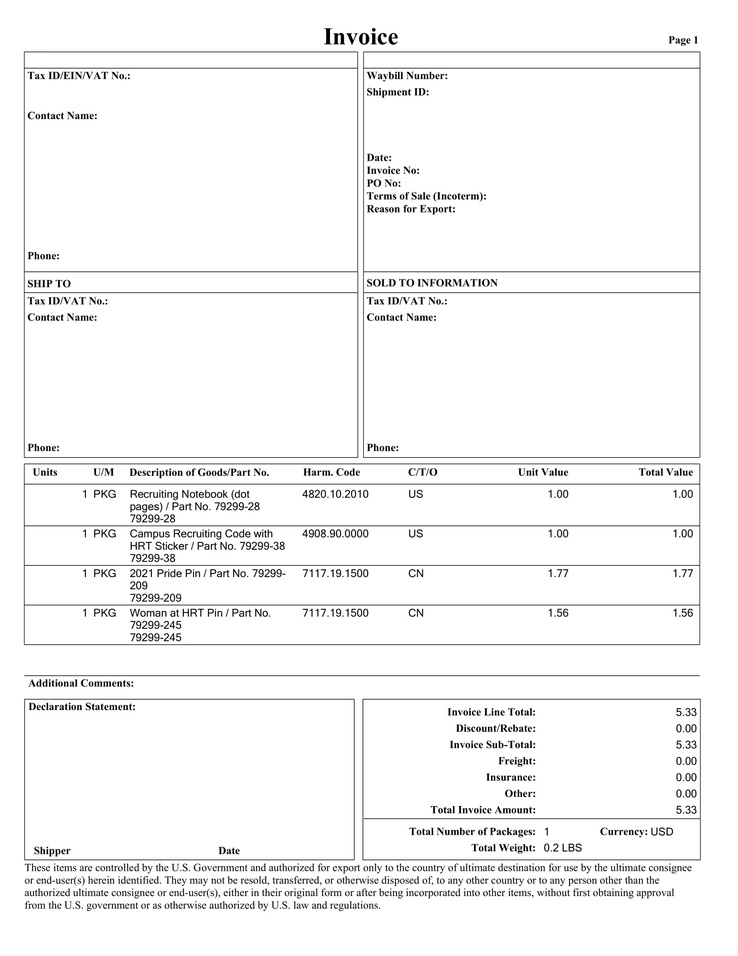
#> input picture pythonCode/template1.jpg, 738 x 956 px, shrunk from 1700 x 2200 before the run
$ python -i removewatermark.py   (imports and definitions only)
#> lines starting #> are read from the running program, lines starting #| are printed output that depends on the picture; after the words box and inside, x2 and y2 are one past the last pixel; in counts of white or black regions, pixels touching at a corner belong together
#> further down, picture is the input picture: shape (956, 738, 3); min 0, max 255, mean 245.9
import cv2
import numpy as np

def removeWatermark(img):
	'''
	Removes the watermark present in the image
	@param filename: name of image file
	@type filename: string

	'''
	# [7 lines of commented-out code are left out]
	gr = cv2.cvtColor(img, cv2.COLOR_BGR2GRAY)
	bg = gr.copy()

	# Apply morphological transformations
	for i in range(5):
		kernel2 = cv2.getStructuringElement(cv2.MORPH_ELLIPSE,
							(2 * i + 1, 2 * i + 1))
		bg = cv2.morphologyEx(bg, cv2.MORPH_CLOSE, kernel2)
		bg = cv2.morphologyEx(bg, cv2.MORPH_OPEN, kernel2)
#> this loop made 5 passes
#> pass 2, in removeWatermark, `bg = cv2.morphologyEx(bg, cv2.MORPH_CLOSE, kernel2)`:
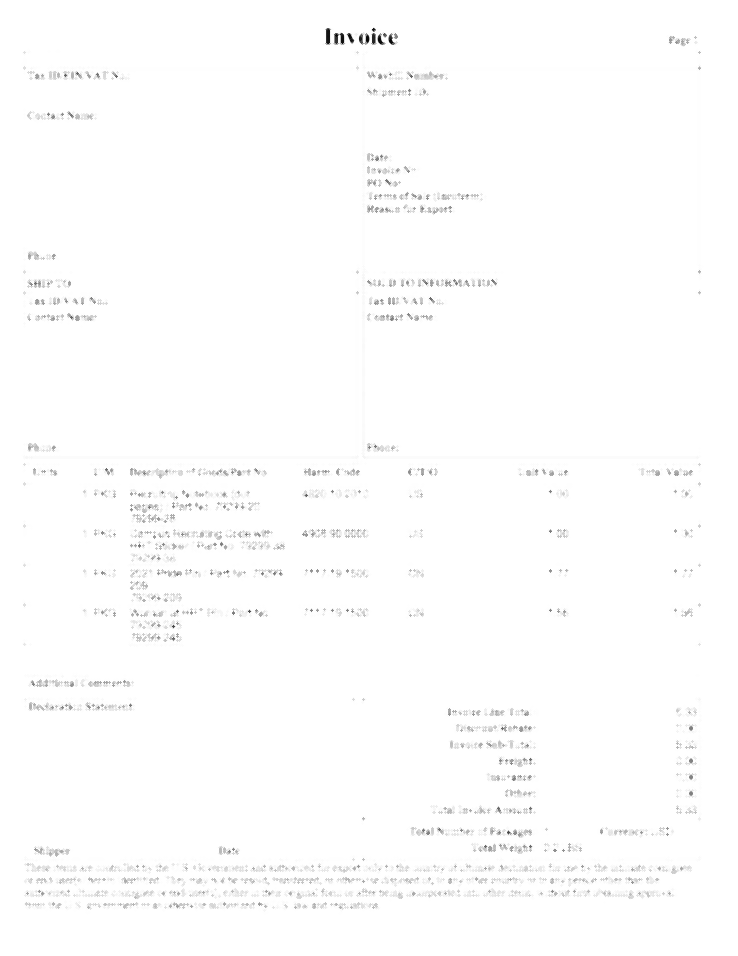
#> bg: shape (956, 738); min 5, max 255, mean 253.2

	# Subtract the grayscale image from its processed copy
	dif = cv2.subtract(bg, gr)
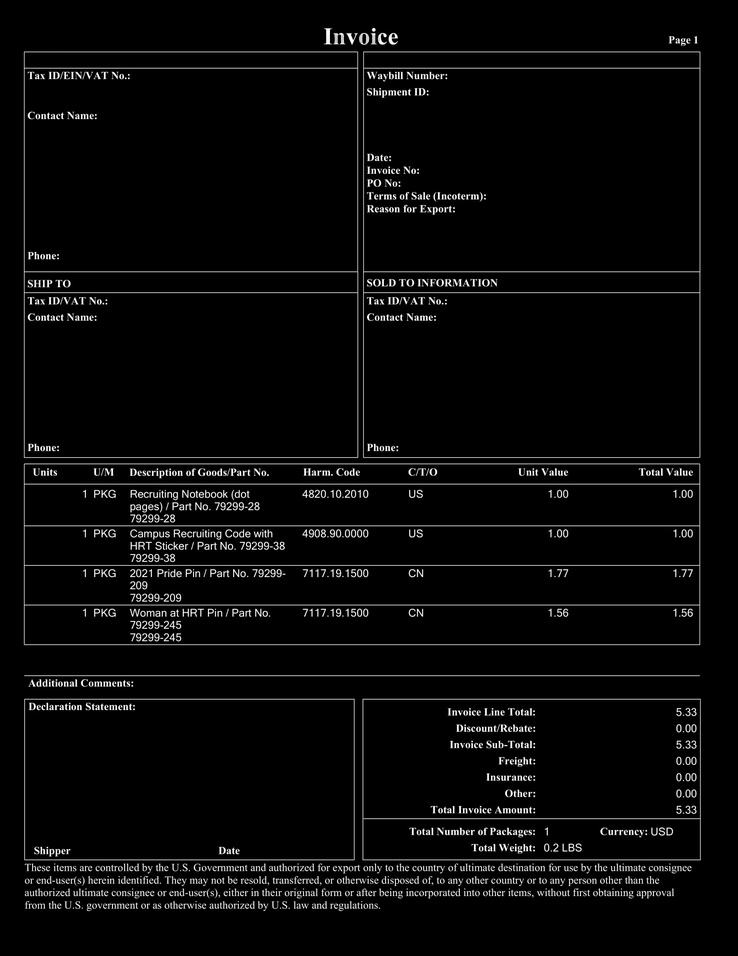
#> dif: shape (956, 738); min 0, max 255, mean 9.1

	# Apply thresholding
	bw = cv2.threshold(dif, 0, 255, cv2.THRESH_BINARY_INV | cv2.THRESH_OTSU)[1]
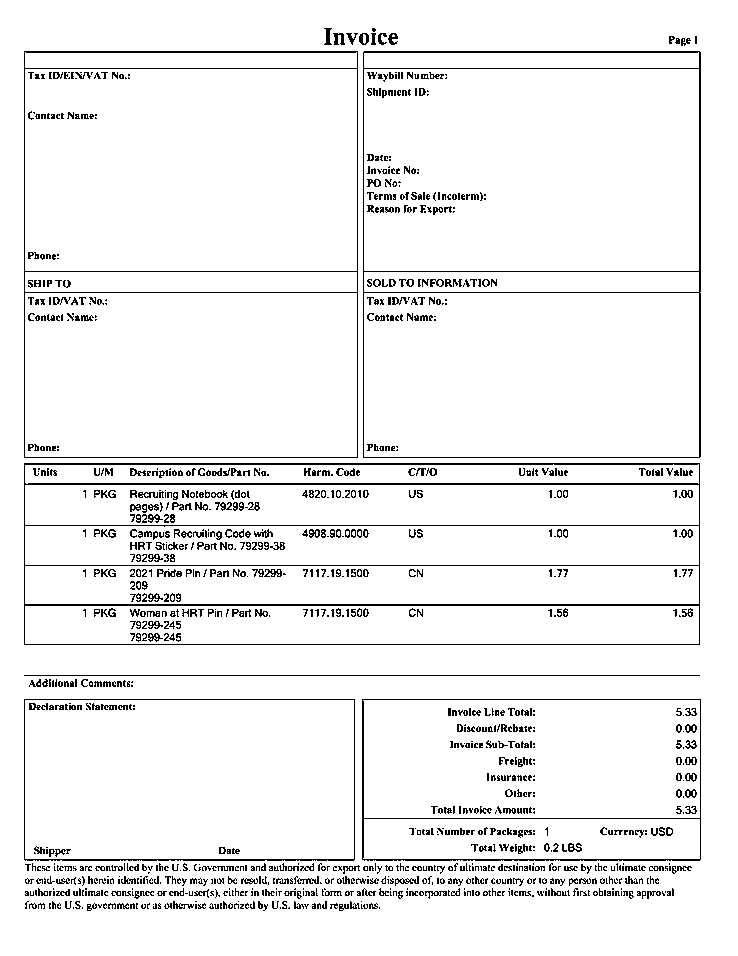
#> bw: shape (956, 738); 94.5% white; black in thin lines or dots, all inside (x1, y1, x2, y2) = (24, 28, 701, 911)
	dark = cv2.threshold(bg, 0, 255, cv2.THRESH_BINARY_INV | cv2.THRESH_OTSU)[1]
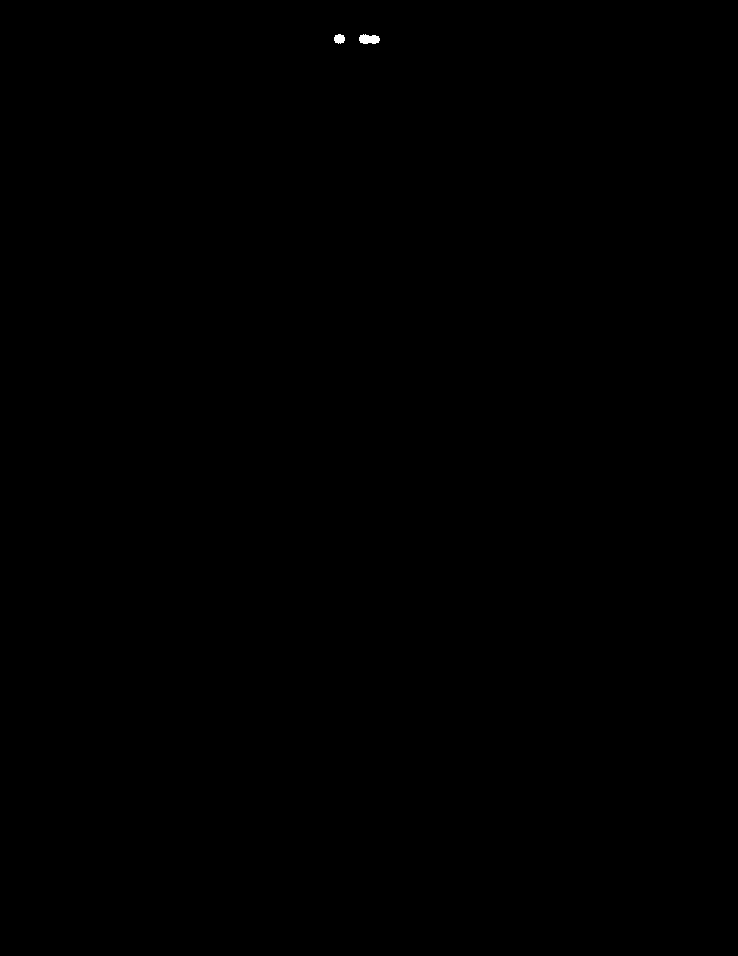
#> dark: shape (956, 738); 0.04% white; 2 white regions, box (x1, y1, x2, y2) and area: (359, 34, 380, 44) 164, (334, 34, 345, 44) 85

	# Extract pixels in the dark region
	darkpix = gr[np.where(dark > 0)]
#> darkpix = 249 values, max 255 at index 17, min 0 at index 11, mean 105.3

	# Threshold the dark region to get the darker pixels inside it
	darkpix = cv2.threshold(darkpix, 0, 255, cv2.THRESH_BINARY | cv2.THRESH_OTSU)[1]
#> darkpix = 249 values, max 255 at index 3, min 0 at index 0, mean 114.7

	# Paste the extracted darker pixels in the watermark region
	bw[np.where(dark > 0)] = darkpix.T

	# Save the image
	# cv2.imwrite('%s' % filename, bw)
	return bw

>>> import cv2
>>> picture = cv2.imread('../template1.jpg')
>>> result = removeWatermark(picture)
